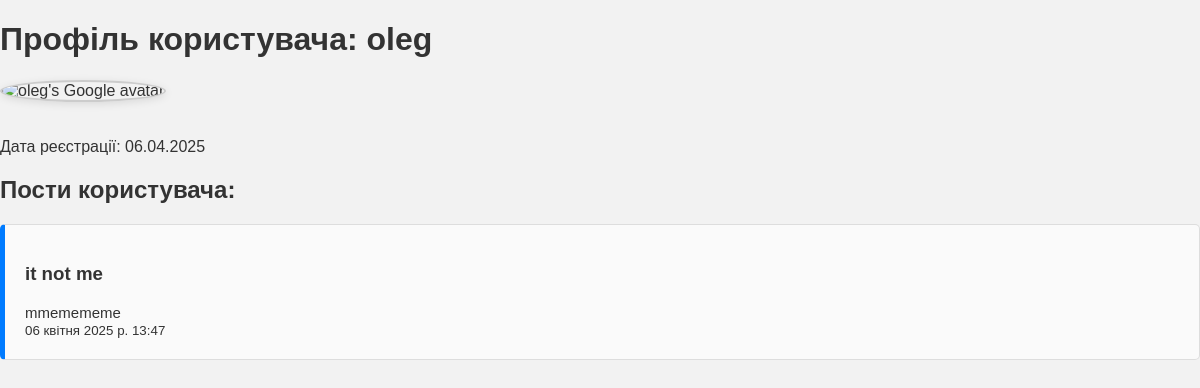
Before: /profile/oleg/ (signed in) with the older database file.
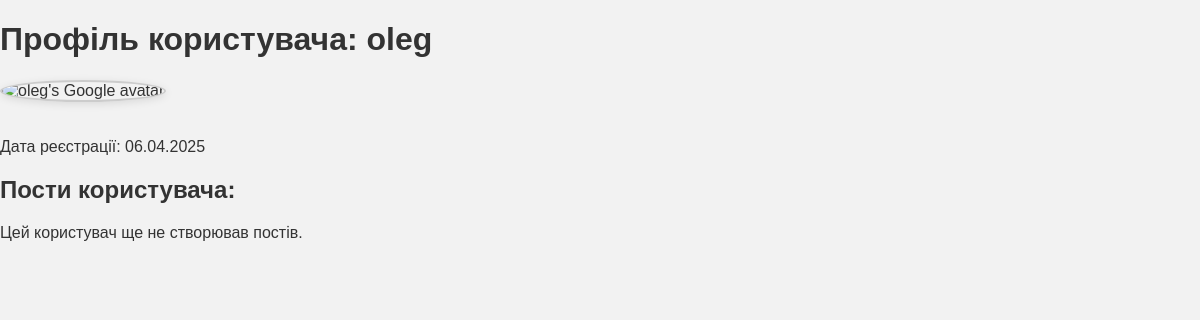
After: the same page with the newer database file.
### main/models.py (models this page shows, shortened)
class Post(models.Model):
    title = models.CharField(max_length=200)  # Назва поста
    content = models.TextField()  # Текст поста
    author = models.ForeignKey(User, on_delete=models.CASCADE)  # Автор поста (зв'язок з User)
    created_at = models.DateTimeField(auto_now_add=True)  # Дата і час створення поста
    updated_at = models.DateTimeField(auto_now=True)  # Дата і час останнього оновлення поста
    likes = models.IntegerField(default=0)  # Кількість лайків
    dislikes = models.PositiveIntegerField(default=0)  # Кількість дизлайків
    image = models.ImageField(upload_to='posts/', null=True, blank=True)
    audio = models.FileField(upload_to='posts/audio/', null=True, blank=True)

### main/views.py (the view)
# urls.py: path('profile/<str:username>/', main.views.profile_view, name='profile'),
@login_required()
def profile_view(request, username):
    user = get_object_or_404(User, username=username)
    posts = Post.objects.filter(author=user).order_by('-created_at')
    return render(request, 'main/profile.html', {
        'profile_user': user,
        'posts': posts,
    })

### main/templates/main/profile.html (shortened to what this page needs)
{% load static %}
<!DOCTYPE html>
<html lang="uk">
<head>
    <link rel="stylesheet" href="{% static 'css/main/profile.css' %}">
</head>
<body>
    <div class="profile-container">
        <h1>Профіль користувача: {{ profile_user.username }}</h1>
        {% if profile_user.socialaccount_set.exists %}
            {% with profile_user.socialaccount_set.first as social_account %}
                {% if social_account.provider == "google" %}
                    {% if social_account.extra_data.picture %}
                        <img src="{{ social_account.extra_data.picture }}" alt="{{ profile_user.username }}'s Google avatar" class="avatar">
                    {% else %}
                        <img src="{% static 'avatars/default.png' %}" alt="default avatar" class="avatar">
                    {% endif %}
                {% endif %}
            {% endwith %}
        {% endif %}
        <p>Дата реєстрації: {{ profile_user.date_joined|date:"d.m.Y" }}</p>
        <h2>Пости користувача:</h2>
        {% for post in posts %}
            <div class="post">
                <h3>{{ post.title }}</h3>
                <p>{{ post.content }}</p>
                <small>{{ post.created_at }}</small>
            </div>
        {% empty %}
            <p>Цей користувач ще не створював постів.</p>
        {% endfor %}
    </div>
</body>
</html>

Changed rows visible on the page:
removed Post: title "it not me", content "mmemememe", created_at "06 квітня 2025 р. 13:47"
Other visible differences:
text now shown: "Цей користувач ще не створював постів."
